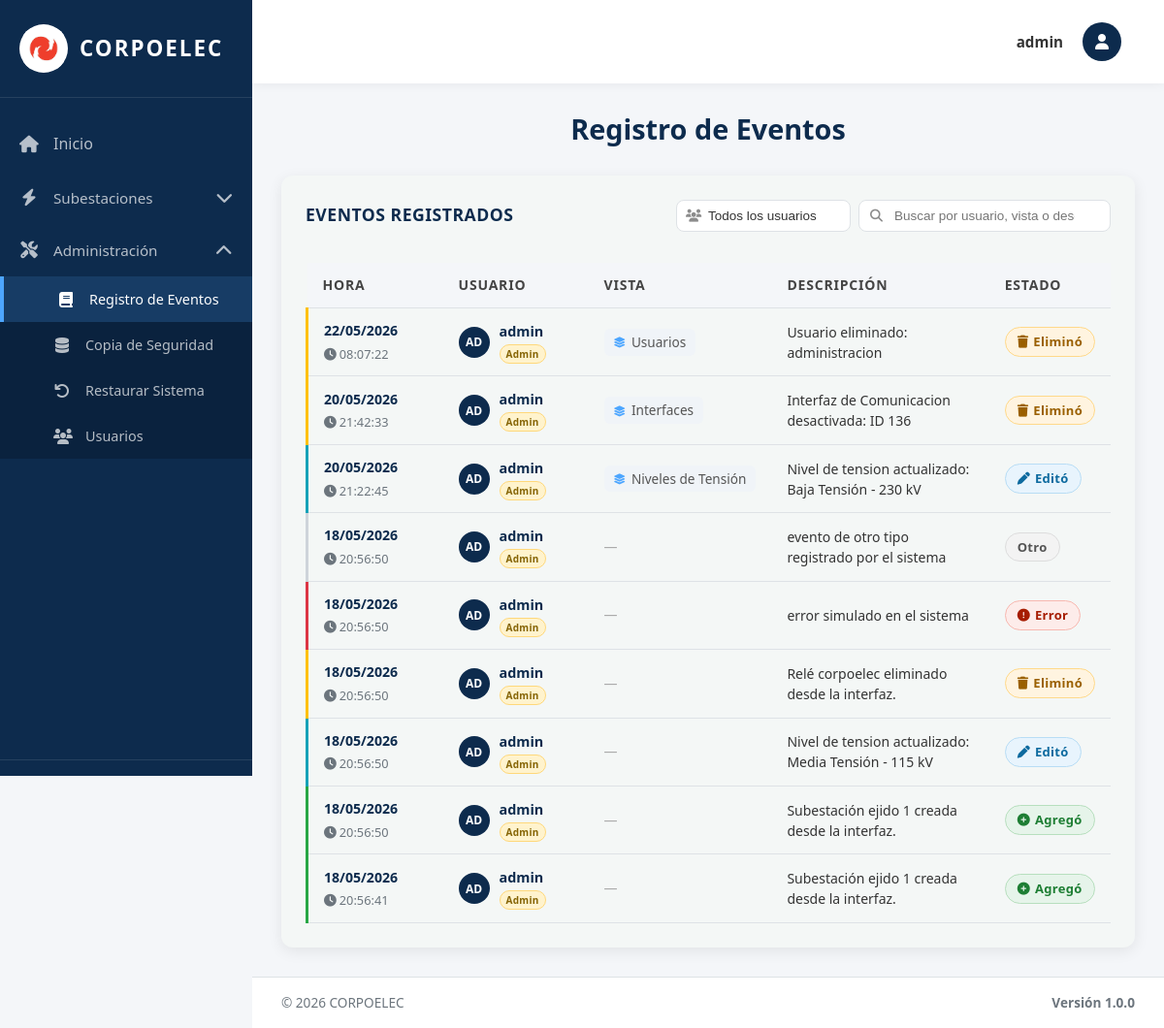
Page /bitacora/ (signed in) on the earlier database version.
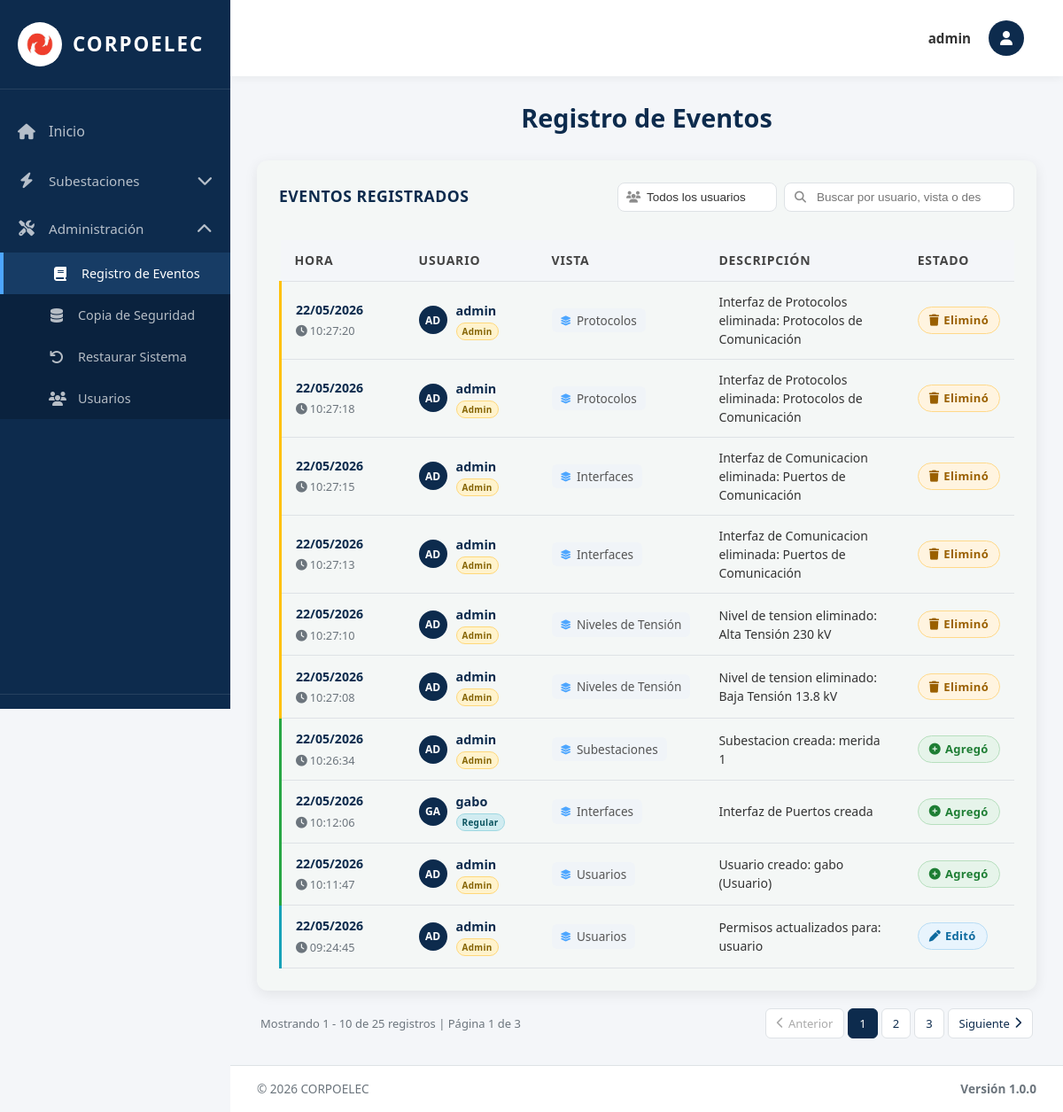
Same page on the later database version.
### equipos/models.py (models this page shows, shortened)
class Evento(models.Model):
    TIPO_CHOICES = [
        ('CREACION', 'Creación'),
        ('ACTUALIZACION', 'Actualización'),
        ('ELIMINACION', 'Eliminación'),
        ('LOGIN', 'Inicio de Sesión'),
        ('LOGOUT', 'Cierre de Sesión'),
        ('ERROR', 'Error'),
        ('OTRO', 'Otro'),
    ]
    Id_Evento = models.AutoField(primary_key=True)
    Tipo = models.CharField(max_length=20, choices=TIPO_CHOICES, default='OTRO')
    Descripcion = models.TextField()
    Usuario = models.ForeignKey(User, on_delete=models.SET_NULL, null=True, blank=True, related_name='eventos')
    Fecha_Hora = models.DateTimeField(auto_now_add=True)
    IP_Address = models.GenericIPAddressField(null=True, blank=True)
    Vista = models.CharField(max_length=100, blank=True, default='')
    class Meta:
        verbose_name = 'Evento'
        verbose_name_plural = 'Registro de Eventos'
        ordering = ['-Fecha_Hora']

### equipos/views.py (the view)
# urls.py: path('bitacora/', bitacora_view, name='registro'),
@login_required(login_url='/login/')
def bitacora_view(request):
    tipo_usuario = request.GET.get('tipo_usuario', '')
    busqueda = request.GET.get('q', '')
    eventos_list = Evento.objects.exclude(Tipo__in=['LOGIN', 'LOGOUT']).order_by('-Fecha_Hora')
    if tipo_usuario == 'admin':
        eventos_list = eventos_list.filter(Usuario__is_superuser=True)
    elif tipo_usuario == 'regular':
        eventos_list = eventos_list.filter(Usuario__is_superuser=False, Usuario__isnull=False)
    elif tipo_usuario == 'sistema':
        eventos_list = eventos_list.filter(Usuario__isnull=True)
    if busqueda:
        eventos_list = eventos_list.filter(
            Q(Usuario__username__icontains=busqueda) |
            Q(Vista__icontains=busqueda) |
            Q(Descripcion__icontains=busqueda)
        )
    paginator = Paginator(eventos_list, 10)
    page_number = request.GET.get('page')
    page_obj = paginator.get_page(page_number)
    context = {
        'title': 'Bitácora de Eventos',
        'page_obj': page_obj,
        'is_admin': request.user.is_superuser,
        'tipo_usuario': tipo_usuario,
        'busqueda': busqueda,
    }
    return render(request, 'bitacora.html', context)

### equipos/context_processors.py (called while the page is built, shortened)
def permisos_usuario(request):
    if request.user.is_superuser:
        return {
            'permisos_usuario': {'crear': True, 'actualizar': True, 'eliminar': True},
            'puede_crear': True,
            'puede_actualizar': True,
            'puede_eliminar': True,
        }

### templates/bitacora.html (shortened to what the changed rows need)
{% extends 'base.html' %}
{% load static %}
{% block content %}
<div class="welcome-text">
  <h2>Registro de Eventos</h2>
</div>
<div class="table-section">
  {% if page_obj.paginator.count > 0 %}
  <table class="data-table">
    <thead>
      <tr>
        <th style="width:140px;">Hora</th>
        <th style="width:150px;">Usuario</th>
        <th style="width:160px;">Vista</th>
        <th>Descripción</th>
        <th style="width:110px;">Estado</th>
      </tr>
    </thead>
    <tbody>
      {% for evento in page_obj %}
      <tr class="row-{% if evento.Tipo == 'CREACION' %}creacion{% elif evento.Tipo == 'ACTUALIZACION' %}actualizacion{% elif evento.Tipo == 'ELIMINACION' %}eliminacion{% elif evento.Tipo == 'LOGIN' %}login{% elif evento.Tipo == 'LOGOUT' %}logout{% elif evento.Tipo == 'ERROR' %}error{% else %}otro{% endif %}">
        <td class="date-cell">
          <div class="date-main">{{ evento.Fecha_Hora|date:"d/m/Y" }}</div>
          <div class="date-time"><i class="fas fa-clock" style="margin-right:3px;"></i>{{ evento.Fecha_Hora|date:"H:i:s" }}</div>
        </td>
        <td>
          <div class="user-cell">
            {% if evento.Usuario %}
              <div class="user-avatar">{{ evento.Usuario.username|slice:":2" }}</div>
              <div>
                <span class="user-name">{{ evento.Usuario.username }}</span>
                {% if evento.Usuario.is_superuser %}
                <span class="user-type-badge admin-badge">Admin</span>
                {% else %}
                <span class="user-type-badge regular-badge">Regular</span>
                {% endif %}
              </div>
            {% else %}
              <div class="user-avatar system"><i class="fas fa-cog"></i></div>
              <div>
                <span class="user-name">Sistema</span>
                <span class="user-type-badge sistema-badge">Sistema</span>
              </div>
            {% endif %}
          </div>
        </td>
        <td>
          {% if evento.Vista %}
            <span class="vista-cell"><i class="fas fa-layer-group"></i>{{ evento.Vista }}</span>
          {% else %}
            <span style="color:#aaa;">—</span>
          {% endif %}
        </td>
        <td class="desc-cell">{{ evento.Descripcion }}</td>
        <td>
          {% if evento.Tipo == 'CREACION' %}
            <span class="badge badge-success"><i class="fas fa-plus-circle"></i>Agregó</span>
          {% elif evento.Tipo == 'ACTUALIZACION' %}
            <span class="badge badge-info"><i class="fas fa-pen"></i>Editó</span>
          {% elif evento.Tipo == 'ELIMINACION' %}
            <span class="badge badge-warning"><i class="fas fa-trash"></i>Eliminó</span>
          {% elif evento.Tipo == 'LOGIN' %}
            <span class="badge badge-login"><i class="fas fa-sign-in-alt"></i>Ingresó</span>
          {% elif evento.Tipo == 'LOGOUT' %}
            <span class="badge badge-logout"><i class="fas fa-sign-out-alt"></i>Salió</span>
          {% elif evento.Tipo == 'ERROR' %}
            <span class="badge badge-error"><i class="fas fa-exclamation-circle"></i>Error</span>
          {% else %}
            <span class="badge badge-secondary">Otro</span>
          {% endif %}
        </td>
      </tr>
      {% endfor %}
    </tbody>
  </table>
  {% else %}
  <div class="no-data">
    <i class="fas fa-inbox"></i>
    No hay eventos que coincidan con los filtros aplicados.
  </div>
  {% endif %}
</div>
{% if page_obj.paginator.num_pages > 1 %}
<div class="pagination-container">
  <div class="pagination-info-left">
    <span class="pagination-text">
      Mostrando {{ page_obj.start_index }} - {{ page_obj.end_index }} de {{ page_obj.paginator.count }} registros
      | Página {{ page_obj.number }} de {{ page_obj.paginator.num_pages }}
    </span>
  </div>
  <div class="pagination-controls-right">
    <nav class="pagination-nav">
      <ul class="pagination-list">
        {% if page_obj.has_previous %}
        <li class="pagination-item">
          <a href="?page={{ page_obj.previous_page_number }}{% if tipo_usuario %}&tipo_usuario={{ tipo_usuario }}{% endif %}{% if busqueda %}&q={{ busqueda }}{% endif %}" class="pagination-link pagination-prev" title="Página anterior">
            <i class="fas fa-chevron-left"></i> Anterior
          </a>
        </li>
        {% else %}
        <li class="pagination-item disabled">
          <span class="pagination-link disabled"><i class="fas fa-chevron-left"></i> Anterior</span>
        </li>
        {% endif %}
        {% for num in page_obj.paginator.page_range %}
        {% if page_obj.number == num %}
        <li class="pagination-item active">
          <span class="pagination-link">{{ num }}</span>
        </li>
        {% elif num > page_obj.number|add:'-3' and num < page_obj.number|add:'3' %}
        <li class="pagination-item">
          <a href="?page={{ num }}{% if tipo_usuario %}&tipo_usuario={{ tipo_usuario }}{% endif %}{% if busqueda %}&q={{ busqueda }}{% endif %}" class="pagination-link">{{ num }}</a>
        </li>
        {% endif %}
        {% endfor %}
        {% if page_obj.has_next %}
        <li class="pagination-item">
          <a href="?page={{ page_obj.next_page_number }}{% if tipo_usuario %}&tipo_usuario={{ tipo_usuario }}{% endif %}{% if busqueda %}&q={{ busqueda }}{% endif %}" class="pagination-link pagination-next" title="Página siguiente">
            Siguiente <i class="fas fa-chevron-right"></i>
          </a>
        </li>
        {% else %}
        <li class="pagination-item disabled">
          <span class="pagination-link disabled">Siguiente <i class="fas fa-chevron-right"></i></span>
        </li>
        {% endif %}
      </ul>
    </nav>
  </div>
</div>
{% endif %}
{% endblock %}

Differences in the rows shown:
no longer on this page (row unchanged): Evento: Fecha_Hora "22/05/2026", Fecha_Hora "08:07:22", Usuario.username "AD", Usuario.username "admin", shows "Admin", Vista "Usuarios", Descripcion "Usuario eliminado: administracion", Tipo "ELIMINACION" (drawn)
no longer on this page (row unchanged): Evento: Fecha_Hora "20/05/2026", Fecha_Hora "21:42:33", Usuario.username "AD", Usuario.username "admin", shows "Admin", Vista "Interfaces", Descripcion "Interfaz de Comunicacion desactivada: ID 136", Tipo "ELIMINACION" (drawn)
no longer on this page (row unchanged): Evento: Fecha_Hora "20/05/2026", Fecha_Hora "21:22:45", Usuario.username "AD", Usuario.username "admin", shows "Admin", Vista "Niveles de Tensión", Descripcion "Nivel de tension actualizado: Baja Tensión - 230 kV", Tipo "ACTUALIZACION" (drawn)
no longer on this page (row unchanged): Evento: Fecha_Hora "18/05/2026", Fecha_Hora "20:56:50", Usuario.username "AD", Usuario.username "admin", shows "Admin", Descripcion "evento de otro tipo registrado por el sistema", Tipo "Otro"
no longer on this page (row unchanged): Evento: Fecha_Hora "18/05/2026", Fecha_Hora "20:56:50", Usuario.username "AD", Usuario.username "admin", shows "Admin", Descripcion "error simulado en el sistema", Tipo "ERROR" (drawn)
no longer on this page (row unchanged): Evento: Fecha_Hora "18/05/2026", Fecha_Hora "20:56:50", Usuario.username "AD", Usuario.username "admin", shows "Admin", Descripcion "Relé corpoelec eliminado desde la interfaz.", Tipo "ELIMINACION" (drawn)
no longer on this page (row unchanged): Evento: Fecha_Hora "18/05/2026", Fecha_Hora "20:56:50", Usuario.username "AD", Usuario.username "admin", shows "Admin", Descripcion "Nivel de tension actualizado: Media Tensión - 115 kV", Tipo "ACTUALIZACION" (drawn)
no longer on this page (row unchanged): Evento: Fecha_Hora "18/05/2026", Fecha_Hora "20:56:50", Usuario.username "AD", Usuario.username "admin", shows "Admin", Descripcion "Subestación ejido 1 creada desde la interfaz.", Tipo "CREACION" (drawn)
no longer on this page (row unchanged): Evento: Fecha_Hora "18/05/2026", Fecha_Hora "20:56:41", Usuario.username "AD", Usuario.username "admin", shows "Admin", Descripcion "Subestación ejido 1 creada desde la interfaz.", Tipo "CREACION" (drawn)
added Evento: Fecha_Hora "22/05/2026", Fecha_Hora "10:27:20", Usuario.username "AD", Usuario.username "admin", shows "Admin", Vista "Protocolos", Descripcion "Interfaz de Protocolos eliminada: Protocolos de Comunicación", Tipo "ELIMINACION" (drawn)
added Evento: Fecha_Hora "22/05/2026", Fecha_Hora "10:27:18", Usuario.username "AD", Usuario.username "admin", shows "Admin", Vista "Protocolos", Descripcion "Interfaz de Protocolos eliminada: Protocolos de Comunicación", Tipo "ELIMINACION" (drawn)
added Evento: Fecha_Hora "22/05/2026", Fecha_Hora "10:27:15", Usuario.username "AD", Usuario.username "admin", shows "Admin", Vista "Interfaces", Descripcion "Interfaz de Comunicacion eliminada: Puertos de Comunicación", Tipo "ELIMINACION" (drawn)
added Evento: Fecha_Hora "22/05/2026", Fecha_Hora "10:27:13", Usuario.username "AD", Usuario.username "admin", shows "Admin", Vista "Interfaces", Descripcion "Interfaz de Comunicacion eliminada: Puertos de Comunicación", Tipo "ELIMINACION" (drawn)
added Evento: Fecha_Hora "22/05/2026", Fecha_Hora "10:27:10", Usuario.username "AD", Usuario.username "admin", shows "Admin", Vista "Niveles de Tensión", Descripcion "Nivel de tension eliminado: Alta Tensión 230 kV", Tipo "ELIMINACION" (drawn)
added Evento: Fecha_Hora "22/05/2026", Fecha_Hora "10:27:08", Usuario.username "AD", Usuario.username "admin", shows "Admin", Vista "Niveles de Tensión", Descripcion "Nivel de tension eliminado: Baja Tensión 13.8 kV", Tipo "ELIMINACION" (drawn)
added Evento: Fecha_Hora "22/05/2026", Fecha_Hora "10:26:34", Usuario.username "AD", Usuario.username "admin", shows "Admin", Vista "Subestaciones", Descripcion "Subestacion creada: merida 1", Tipo "CREACION" (drawn)
added Evento: Fecha_Hora "22/05/2026", Fecha_Hora "10:12:06", Usuario.username "GA", Usuario.username "gabo", shows "Regular", Vista "Interfaces", Descripcion "Interfaz de Puertos creada", Tipo "CREACION" (drawn)
added Evento: Fecha_Hora "22/05/2026", Fecha_Hora "10:11:47", Usuario.username "AD", Usuario.username "admin", shows "Admin", Vista "Usuarios", Descripcion "Usuario creado: gabo (Usuario)", Tipo "CREACION" (drawn)
added Evento: Fecha_Hora "22/05/2026", Fecha_Hora "09:24:45", Usuario.username "AD", Usuario.username "admin", shows "Admin", Vista "Usuarios", Descripcion "Permisos actualizados para: usuario", Tipo "ACTUALIZACION" (drawn)
Other differences:
{{ page_obj.start_index }}: (not shown) → "1"
{{ page_obj.end_index }}: (not shown) → "10"
{{ page_obj.paginator.count }}: (not shown) → "25"
{{ page_obj.number }}: (not shown) → "1"
{{ page_obj.paginator.num_pages }}: (not shown) → "3"
text now shown: "Mostrando - de registros | Página de Anterior Siguiente"
new list line: "1"
new list line: "2"
new list line: "3"
